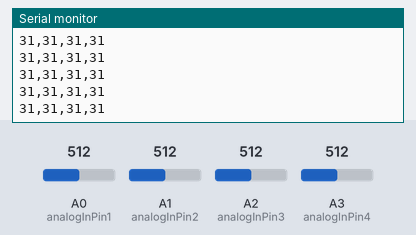
Recording of a sketch running on a simulated Arduino Uno, built with avr-gcc and run on an emulated ATmega328P. On the bench: the last lines printed to the serial monitor. The test bench sets the inputs (shaded band); at power-on: A0 (analogInPin1) = 512, A1 (analogInPin2) = 512, A2 (analogInPin3) = 512, A3 (analogInPin4) = 512.

Above: at 1.2 s.
1.3 s: A0 (analogInPin1) set to 716
At 1.69 s:
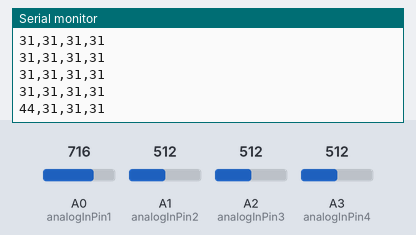
2.8 s: A1 (analogInPin2) set to 716
At 2.94 s:
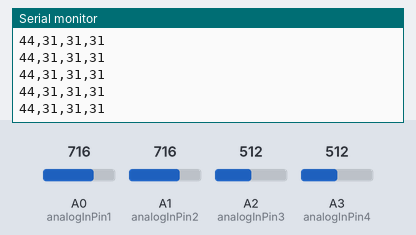
4.3 s: A2 (analogInPin3) set to 716
At 4.45 s:
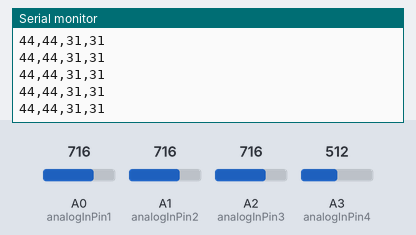
5.8 s: A3 (analogInPin4) set to 716
At 5.96 s:
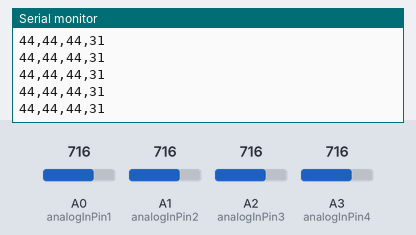
7.3 s: A0 (analogInPin1) set to 992
At 7.46 s:
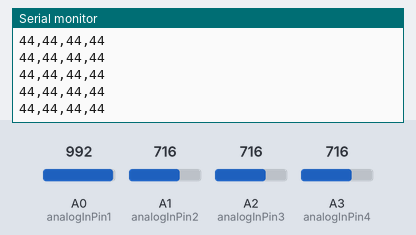
8.8 s: A1 (analogInPin2) set to 992
At 8.97 s:
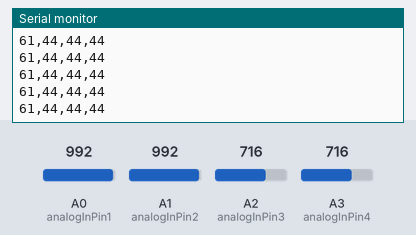
Timing chart, 0 to 11.3 s (numbered marks = the images above; inputs shaded):
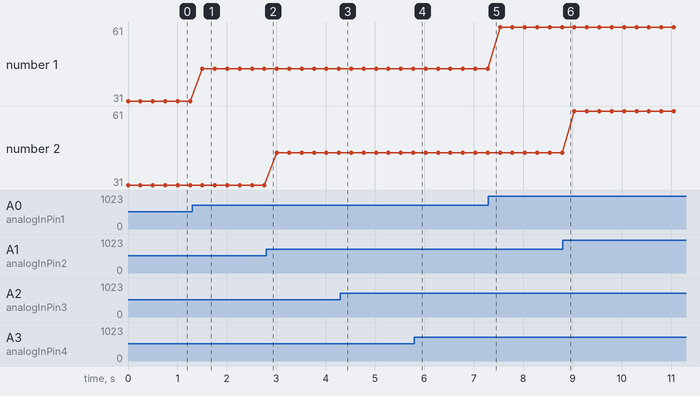

Measured:
- after the input at 1.3 s, the serial monitor: prints a new line after 0.21 s (image 1)
- plotted number 1: 31 → 44 after the input at 1.3 s, 44 → 61 after the input at 7.3 s

The sketch:

AnalogInOutSerial.ino
```cpp
// These constants won't change. They're used to give names to the pins used:
const int analogInPin1 = A0;  // Analog input pin that the potentiometer is attached to
const int analogInPin2 = A1;  // Analog input pin that the potentiometer is attached to
const int analogInPin3 = A2;  // Analog input pin that the potentiometer is attached to
const int analogInPin4 = A3;  // Analog input pin that the potentiometer is attached to

int sensorValue1 = 0;  // value read from the pot
int sensorValue2 = 0;  // value read from the pot
int sensorValue3 = 0;  // value read from the pot
int sensorValue4 = 0;  // value read from the pot

void setup() {
  // initialize serial communications at 9600 bps:
  Serial.begin(115200);
}

void loop() {
  // read the analog in value:
  sensorValue1 = analogRead(analogInPin1);
  // map it to the range of the analog out:
  sensorValue1 = map(sensorValue1, 0, 4095, 0, 255);

  // read the analog in value:
  sensorValue2 = analogRead(analogInPin2);
  // map it to the range of the analog out:
  sensorValue2 = map(sensorValue2, 0, 4095, 0, 255);

    // read the analog in value:
  sensorValue3 = analogRead(analogInPin3);
  // map it to the range of the analog out:
  sensorValue3 = map(sensorValue3, 0, 4095, 0, 255);

    // read the analog in value:
  sensorValue4 = analogRead(analogInPin4);
  // map it to the range of the analog out:
  sensorValue4 = map(sensorValue4, 0, 4095, 0, 255);

  // print the results to the Serial Monitor:

  Serial.print(sensorValue1);
  Serial.print(',');

  Serial.print(sensorValue2);
  Serial.print(',');

  Serial.print(sensorValue3);
  Serial.print(',');

  Serial.println(sensorValue4);


  // wait 2 milliseconds before the next loop for the analog-to-digital
  // converter to settle after the last reading:
  delay(250);
}
```
